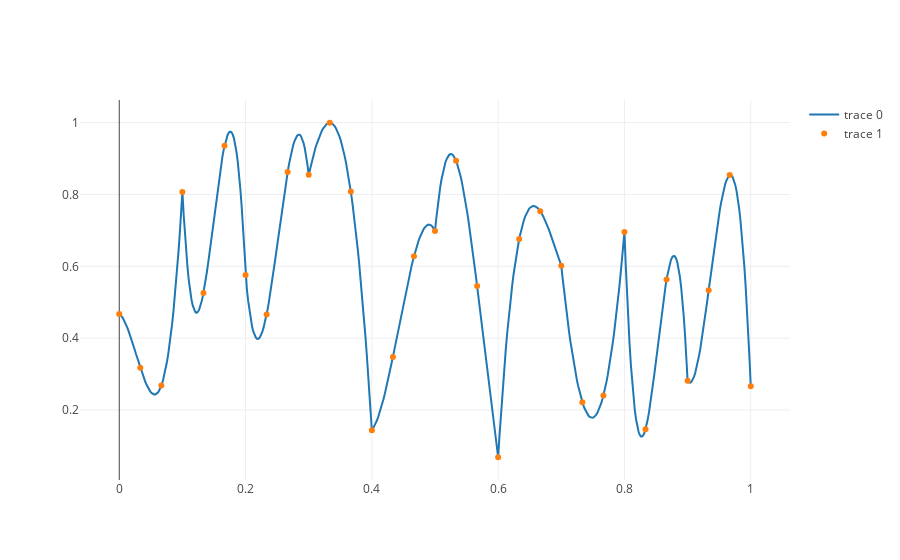

The notebook cell this image was saved under:
### Markdown cell above
We can generate a random vector $ui$ and use the previous function. This will interpolate all nodes.

### Code cell
ui = np.random.rand(n_bases)

x, u = interpolate(ui)


fig = go.Figure(data=[
    go.Scatter(x=x, y=u, mode='lines'),
    go.Scatter(x=nodes, y=ui, mode='markers'),
])
plotly.iplot(fig)

### Figure 1 — Plotly figure (JSON) as saved in the notebook; plotly's stock layout.template omitted (floating-point values rounded to 4 significant figures; data arrays with more than 128 entries replaced by an {"elided": "..."} marker saying what was removed)
{"data": [{"mode": "lines", "type": "scatter", "uid": "2c002fc9-e8a3-45f2-9eba-b695845ed2ca", "x": {"elided": "500 float values"}, "y": {"elided": "500 float values"}}, {"mode": "markers", "type": "scatter", "uid": "287cc953-d0b2-43a5-9b35-6a3d877d5cad", "x": [0, 0.1, 0.2, 0.3, 0.4, 0.5, 0.6, 0.7, 0.8, 0.9, 1, 0.03333, 0.06667, 0.1333, 0.1667, 0.2333, 0.2667, 0.3333, 0.3667, 0.4333, 0.4667, 0.5333, 0.5667, 0.6333, 0.6667, 0.7333, 0.7667, 0.8333, 0.8667, 0.9333, 0.9667], "y": [0.4673, 0.8071, 0.5758, 0.8547, 0.144, 0.6983, 0.06852, 0.6017, 0.6955, 0.2817, 0.2661, 0.3175, 0.268, 0.5259, 0.9353, 0.4658, 0.8625, 0.9996, 0.8085, 0.3478, 0.6277, 0.894, 0.5452, 0.6758, 0.7535, 0.2217, 0.2402, 0.1464, 0.563, 0.5334, 0.8539]}], "layout": {}}
